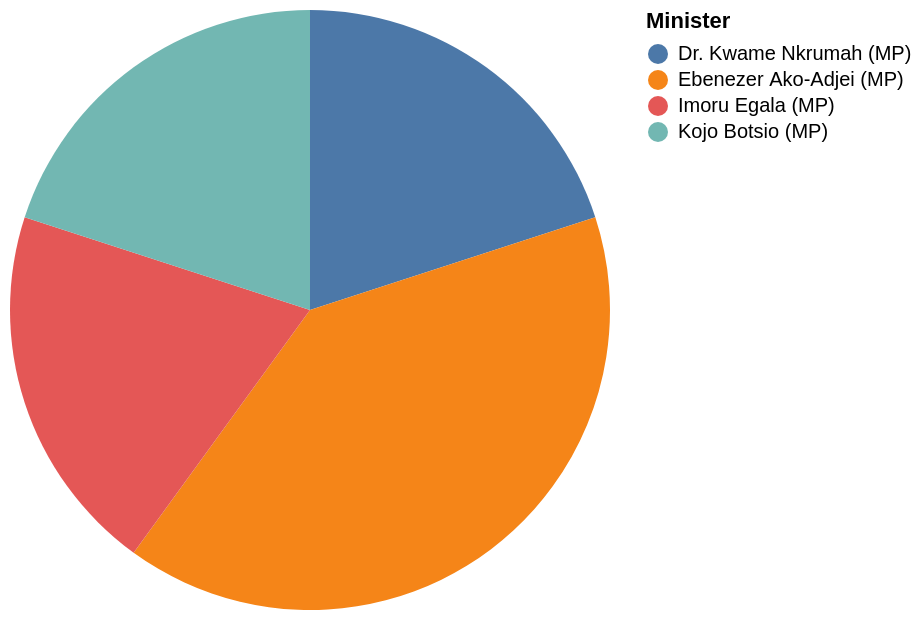

Express this chart as Vega-Lite.
### Vega-Lite specification from a JSON file in a GitHub repository (floating-point values rounded to 4 significant figures)
{"data": {"values": [{"x_data": "Dr. Kwame Nkrumah (MP)", "y_data": 1}, {"x_data": "Ebenezer Ako-Adjei (MP)", "y_data": 2}, {"x_data": "Imoru Egala (MP)", "y_data": 1}, {"x_data": "Kojo Botsio (MP)", "y_data": 1}]}, "mark": "arc", "encoding": {"theta": {"field": "y_data", "type": "quantitative", "title": "COUNT(Minister)"}, "color": {"field": "x_data", "type": "nominal", "title": "Minister"}}}
